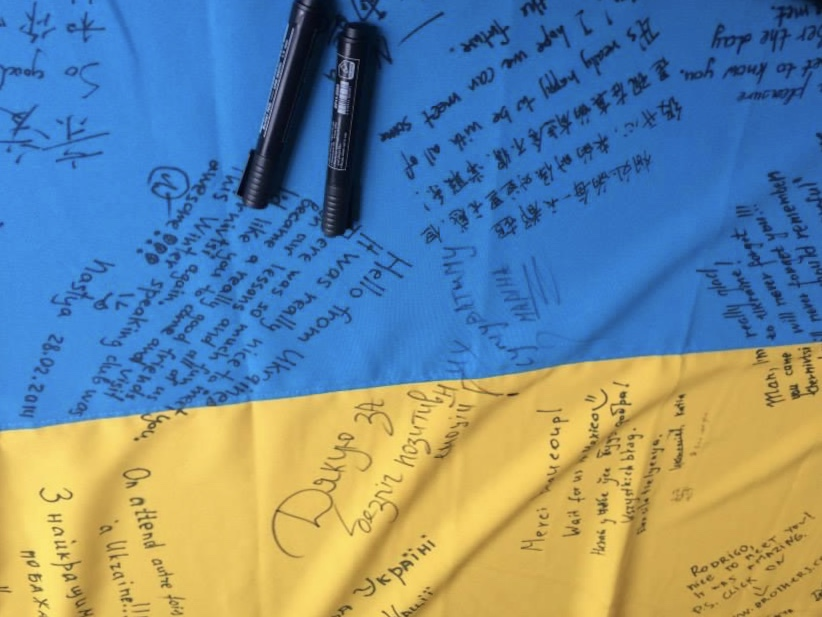
#> input picture images/ukraine_flag.JPG, 822 x 617 px, found by its file name
$ python Brightness.py
#> lines starting #> are read from the running program, lines starting #| are printed output that depends on the picture
import cv2
import os
import numpy as np


class ColorBars():

    def __init__(self, blue_level, green_level, red_level):
        self.blue_level = blue_level
        self.green_level = green_level
        self.red_level = red_level
        self.blue_dir  = 1
        self.green_dir = 1
        self.red_dir   = 1
        self.image = None
        self.level = None

    def set_image(self, Image):
        self.image = Image
        self.level = np.zeros_like(Image, dtype = "uint8")

    def blue_modify(self, *args):
        self.blue_level = args[0]
        print(self.blue_level * self.blue_dir)
        self.level[:, :, 0] = np.zeros_like(self.image[:, :, 0], dtype = "uint8") + (self.blue_level * self.blue_dir)
        self.show_changes()

    def green_modify(self, *args):
        self.green_level = args[0]
        self.level[:, :, 1] = np.zeros_like(self.image[:, :, 1], dtype = "uint8") + (self.green_level * self.green_dir)
        self.show_changes()

    def red_modify(self, *args):
        self.red_level = args[0]
        self.level[:, :, 2] = np.zeros_like(self.image[:, :, 2], dtype = "uint8") + (self.red_level * self.red_dir)
        self.show_changes()

    def change_blue_dir(self, *args):
        if self.blue_dir == 1:
            self.blue_dir = -1
        else:
            self.blue_dir = 1

    def change_green_dir(self, *args):
        if self.green_dir == 1:
            self.green_dir = -1
        else:
            self.green_dir = 1

    def change_red_dir(self, *args):
        if self.red_dir == 1:
            self.red_dir = -1
        else:
            self.red_dir = 1

    def show_changes(self):
        if self.blue_dir == 1:
            B = cv2.add(self.image[:, :, 0], self.level[:, :, 0])
        else:
            B = cv2.subtract(self.image[:, :, 0], self.level[:, :, 0])
        if self.green_dir == 1:
            G = cv2.add(self.image[:, :, 1], self.level[:, :, 1])
        else:
            G = cv2.subtract(self.image[:, :, 1], self.level[:, :, 1])
        if self.red_dir == 1:
            R = cv2.add(self.image[:, :, 2], self.level[:, :, 2])
        else:
            R = cv2.subtract(self.image[:, :, 2], self.level[:, :, 2])
        cv2.imshow(window, cv2.merge((B, G, R)))


window = "Flag"
max_bar = 255
blue_bar  = 0
green_bar = 0
red_bar   = 0

bars = ColorBars(blue_level  = 0,
                 green_level = 0,
                 red_level   = 0)

cv2.namedWindow(window, cv2.WINDOW_AUTOSIZE)
cv2.createTrackbar("Blue ", window, blue_bar,  max_bar, bars.blue_modify)
#> slider 'Blue ' is set to 85
cv2.createTrackbar("Blue dir", window, 0, 1, bars.change_blue_dir)
#> slider 'Blue dir' is set to 1
cv2.createTrackbar("Green", window, green_bar, max_bar, bars.green_modify)
#> slider 'Green' is set to 85
cv2.createTrackbar("Green dir", window, 0, 1, bars.change_green_dir)
#> slider 'Green dir' is set to 1
cv2.createTrackbar("Red  ", window, red_bar,   max_bar, bars.red_modify)
#> slider 'Red  ' is set to 85
cv2.createTrackbar("Red dir", window, 0, 1, bars.change_red_dir)
#> slider 'Red dir' is set to 1

file_path = "./images"
file_name = "ukraine_flag.jpg"
I = cv2.imread(os.path.join(file_path, file_name), cv2.IMREAD_UNCHANGED)
#> I is the input picture: shape (617, 822, 3); mean B, G, R 147.6, 137.2, 113.8

bars.set_image(I)

cv2.imshow(window, I)
c = cv2.waitKey(0)
#> in show_changes, `B = cv2.add(self.image[:, :, 0], self.level[:, :, 0])`:
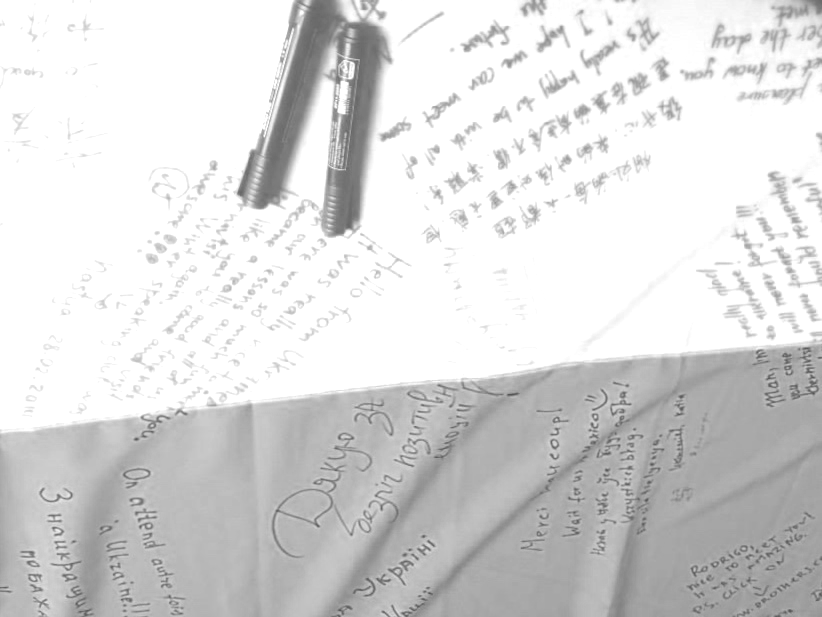
#> B: shape (617, 822); min 85, max 255, mean 217.8
#> in show_changes, `R = cv2.add(self.image[:, :, 2], self.level[:, :, 2])`:
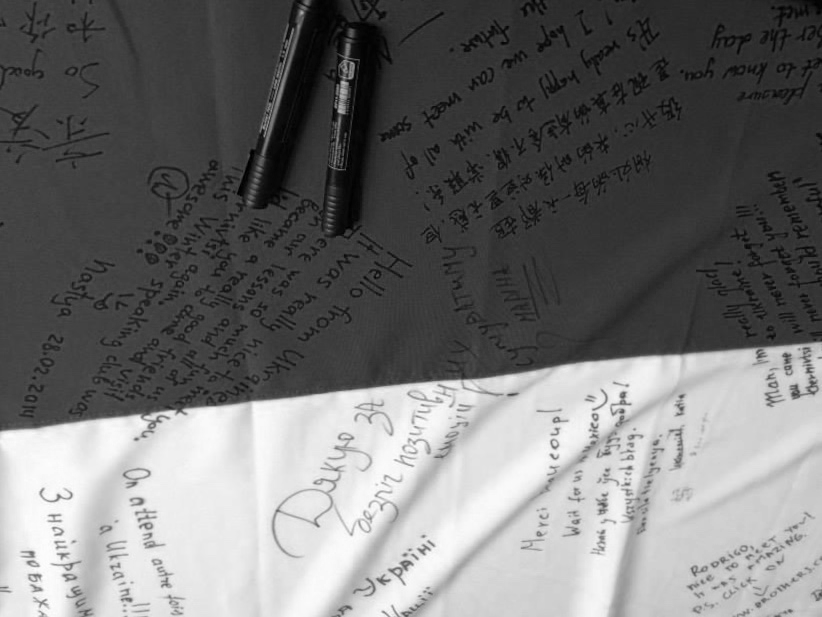
#> R: shape (617, 822); min 0, max 255, mean 113.8
#> in show_changes, `cv2.imshow(window, cv2.merge((B, G, R)))`:
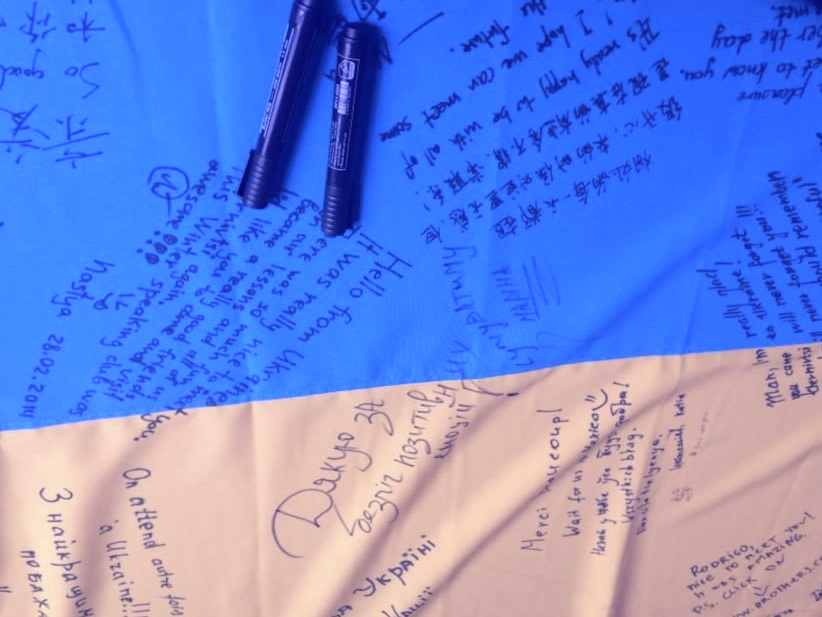
#> window 'Flag': shape (617, 822, 3); mean B, G, R 217.8, 137.2, 113.8
#> in green_modify, `self.level[:, :, 1] = np.zeros_like(self.image[:, :, 1], dtype = "uint..`:
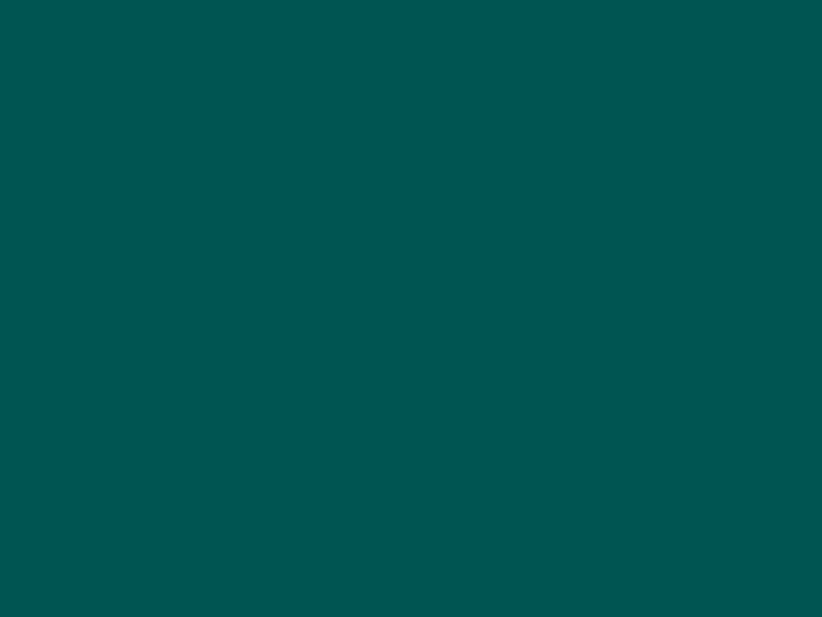
#> self.level: shape (617, 822, 3); mean B, G, R 85, 85, 0
#> in show_changes (call 2), `B = cv2.subtract(self.image[:, :, 0], self.level[:, :, 0])`:
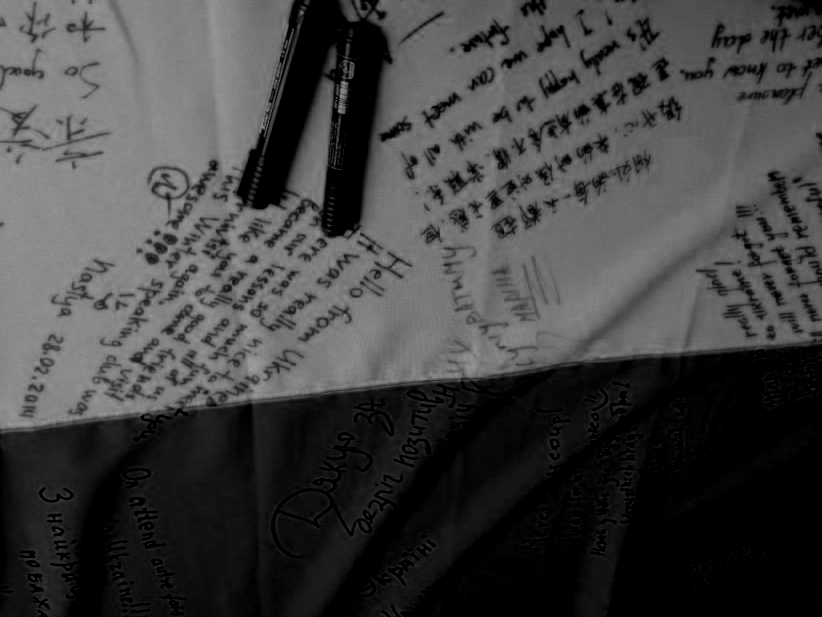
#> B: shape (617, 822); min 0, max 159, mean 65.4
#> in show_changes (call 2), `G = cv2.add(self.image[:, :, 1], self.level[:, :, 1])`:
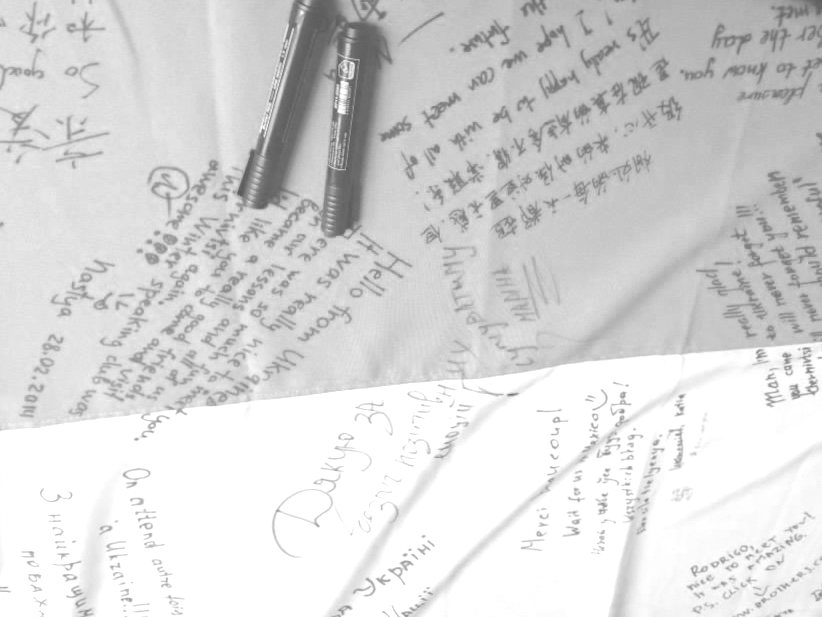
#> G: shape (617, 822); min 86, max 255, mean 216.1
#> in show_changes (call 2), `cv2.imshow(window, cv2.merge((B, G, R)))`:
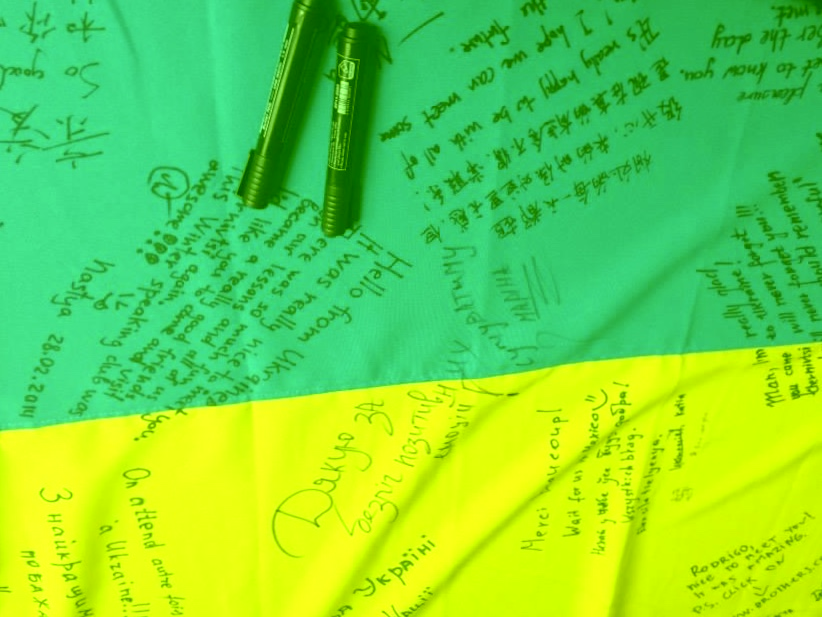
#> window 'Flag': shape (617, 822, 3); mean B, G, R 65.4, 216.1, 113.8
#> (key Esc is pressed here)
cv2.destroyAllWindows()
